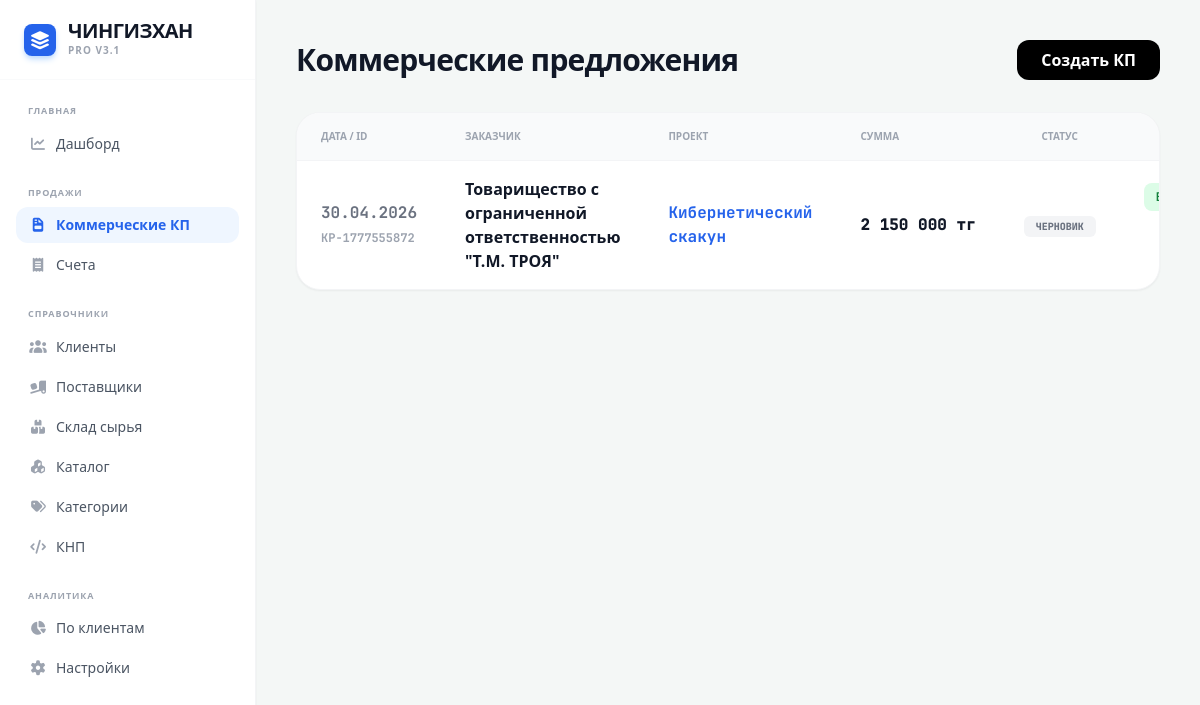
Page /proposals on the committed database.
### tables this page shows
CREATE TABLE proposals (id TEXT PRIMARY KEY, client_id TEXT, date TEXT, project_name TEXT, total REAL, status INTEGER DEFAULT 0);

CREATE TABLE clients (id TEXT PRIMARY KEY, name TEXT, bin TEXT, contact TEXT, address TEXT);

### app.py (the view)
@app.route('/proposals')
def proposals_list():
    with sqlite3.connect(DB_NAME) as conn: props = conn.cursor().execute("SELECT p.id, c.name, p.project_name, p.date, p.total, p.status FROM proposals p LEFT JOIN clients c ON p.client_id = c.id ORDER BY p.date DESC").fetchall()
    return render_template('proposals.html', proposals=props)

### templates/proposals.html (shortened to what this page needs)
{% extends "base.html" %}
{% block content %}
<div class="p-10 max-w-7xl mx-auto">
    <div class="flex justify-between items-center mb-8">
        <h2 class="text-3xl font-black text-gray-900 tracking-tight">Коммерческие предложения</h2>
        <a href="/create_proposal" class="bg-black text-white px-6 py-2 rounded-xl font-bold hover:bg-gray-800 transition">Создать КП</a>
    </div>
    <div class="bg-white rounded-3xl shadow-sm border border-gray-100 overflow-hidden">
        <table class="w-full text-left">
            <thead>
                <tr class="bg-gray-50 border-b border-gray-100"><th class="py-4 px-6 text-[10px] font-black text-gray-400 uppercase">Дата / ID</th><th class="py-4 px-6 text-[10px] font-black text-gray-400 uppercase">Заказчик</th><th class="py-4 px-6 text-[10px] font-black text-gray-400 uppercase">Проект</th><th class="py-4 px-6 text-[10px] font-black text-gray-400 uppercase">Сумма</th><th class="py-4 px-6 text-[10px] font-black text-gray-400 uppercase text-center">Статус</th><th class="py-4 px-6 text-[10px] font-black text-gray-400 uppercase text-right">Действия</th></tr>
            </thead>
            <tbody class="divide-y divide-gray-50">
                {% for p in proposals %}
                <tr class="hover:bg-gray-50 transition">
                    <td class="py-4 px-6 font-bold text-gray-500 font-mono">{{ p[3] }}<br><span class="text-xs text-gray-400">{{ p[0] }}</span></td>
                    <td class="py-4 px-6 text-gray-900 font-black">{{ p[1] if p[1] else '<span class="text-red-400">Не выбран</span>'|safe }}</td><td class="py-4 px-6 font-bold text-blue-600 font-mono">{{ p[2] }}</td>
                    <td class="py-4 px-6 font-black text-gray-900 whitespace-nowrap font-mono">{{ '{:,.0f}'.format(p[4]).replace(',', ' ') }} тг</td>
                    <td class="py-4 px-6 text-center font-mono">{% if p[5] == 1 %}<span class="whitespace-nowrap px-3 py-1 rounded-md text-[10px] font-black bg-purple-100 text-purple-700 uppercase">ВЫСТАВЛЕН СЧЕТ</span>{% else %}<span class="whitespace-nowrap px-3 py-1 rounded-md text-[10px] font-black bg-gray-100 text-gray-500 uppercase">ЧЕРНОВИК</span>{% endif %}</td>
                    <td class="py-4 px-6 text-right space-x-2 flex justify-end items-center font-mono">
                        {% if p[5] == 0 %}<a href="/proposal_to_invoice/{{ p[0] }}" class="whitespace-nowrap bg-green-100 text-green-700 px-3 py-1.5 rounded-lg text-xs font-bold hover:bg-green-200"></a>{% endif %}
                    </td>
                </tr>
                {% endfor %}
            </tbody>
        </table>
    </div>
</div>
{% endblock %}

### rows in the picture
proposals: date "30.04.2026", id "KP-1777555872", name "Товарищество с ограниченной ответственностью \"Т.М. ТРОЯ\"", project_name "Кибернетический скакун", total "2 150 000", status "ЧЕРНОВИК"
